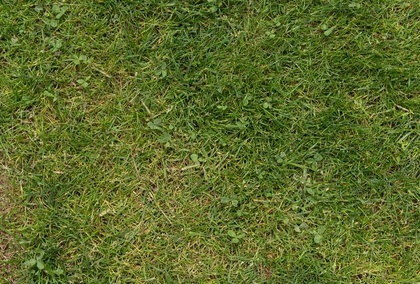
%> input picture img/grass.jpg, 420 x 284 px, shrunk from 680 x 460 before the run
$ octave --eval "FA20_BCS_012('img/grass.jpg');"   (GNU Octave 9; MATLAB toolbox functions it lacks are replaced by stand-ins)
%> lines starting %> are read from the running program, lines starting %| are printed output that depends on the picture
function FA20_BCS_012(image)
%> called with image = 'img/grass.jpg'

    %The Image provided by the user is read from the directory.
    Original_image = imread(image);
%> Original_image is the input picture: size 284x420x3 uint8; mean R, G, B 94.1, 107.7, 43.8
    %Image Converted into the Gray Scale
    Gray_Scaled = rgb2gray(Original_image);


    %Question:1 (Applying unsharp Filtering)

    %Getting the number of pixels of Original Image ffor further use.
    [Row ,Col] = size(Gray_Scaled);
%> Row = 284; Col = 420
    %This Image represents the blurred form of original Image after
    %computation.
    blurred_image = zeros(Row, Col);

    %I have applied 5x5 Avg Filter to Blur the Image
    for i=3:1:Row-2
        for j=3:1:Col-2

            %Getting 25 Neighbours
            neighbours = Gray_Scaled(i-2:i+2, j-2:j+2);
            %Coverting the 2D matrix to 1D
            neighbours_reshaped = reshape(neighbours.',1,[]);
            %Sum of all the neighbours
            Sum = sum(neighbours_reshaped);
            %Taking Average and storing it to respective position in Blurred
            %Image
            avg = Sum / 25;
            blurred_image(i,j) = avg;
        end
    end
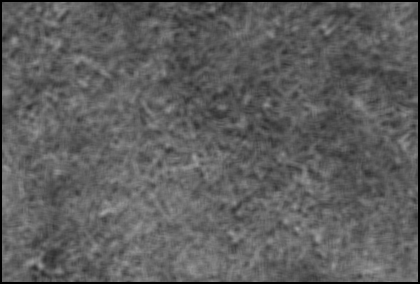
%> blurred_image: size 284x420 double; min 0, max 161.6, mean 94.1

    %Displaying and Storing the output Images

    Edged_image = 1.4*Gray_Scaled ;
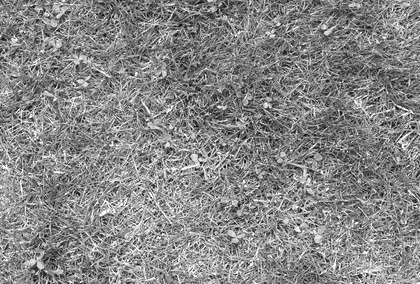
%> Edged_image: size 284x420 uint8; min 3, max 255, mean 134.8
    Edged_image = double(Edged_image) - blurred_image;
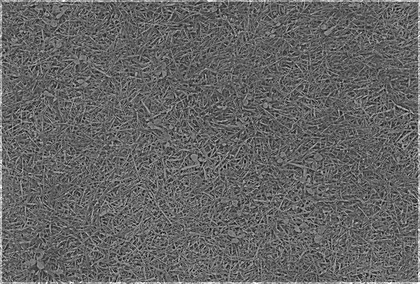
%> Edged_image: size 284x420 double; min -100.5, max 255, mean 40.7; drawn with min black and max white
    Sharped_Image = double(Gray_Scaled) + Edged_image;

    figure;imshow(Gray_Scaled)
    imwrite(Gray_Scaled,"original_image.bmp");

    figure;imshow(blurred_image,[])
    imwrite(uint8(blurred_image),"Blurred_Image.jpeg");

    figure;imshow(Edged_image)
%> after `imshow(Edged_image)`:
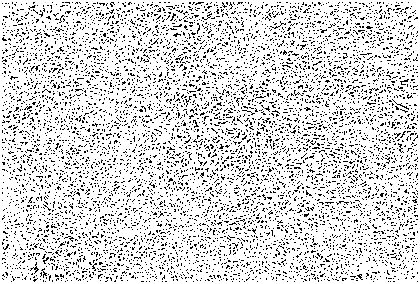
%> displayed picture: size 284x420, on the screen's scale of 0 to 255; min 0, max 255, mean 215.9
    imwrite(Edged_image,"Edged_Image.bmp");

    figure;imshow(Sharped_Image,[])
    imwrite(uint8(Sharped_Image), 'unsharped_masked_image.jpeg');
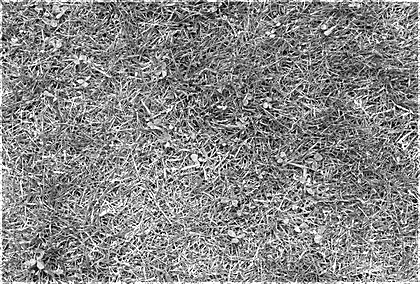
%> saved as unsharped_masked_image.jpeg: size 284x420 uint8; min 0, max 255, mean 136.1


    %Question:2 (Denoising an Image)

    %Adding noise to Original Image
    Noised_Image = imnoise(Gray_Scaled,"salt & pepper",0.1);
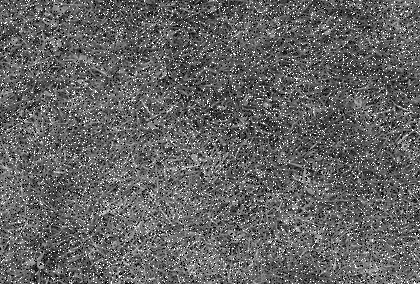
%> Noised_Image: size 284x420 uint8; min 0, max 255, mean 99.5

    %Getting size of noised Image
    [R ,C] = size(Noised_Image);
%> R = 284; C = 420

    denoisedimage_median = zeros(R, C);

    %Applying 3x3 Median filter
    for i=2:1:R-1
        for j=2:1:C-1
            %Getting 9 Neighbours
            temp = Noised_Image(i-1:i+1, j-1:j+1);
            %Converting into 1D
            ntemp = reshape(temp.',1,[]);
            %Getting Median value
            value = median(ntemp);
            %Storing it in respective place in Denoised Image
            denoisedimage_median(i,j) = value;
        end
    end
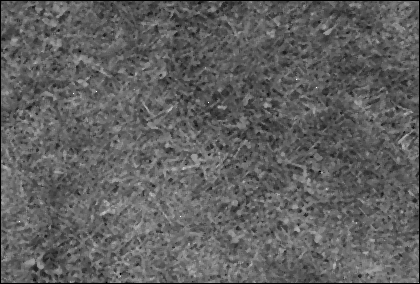
%> denoisedimage_median: size 284x420 double; min 0, max 255, mean 95.6

    %Displaying and Storing Output Images
    figure;imshow(Original_image)
    figure;imshow(Gray_Scaled,[])

    figure;imshow(Noised_Image,[])
    imwrite(uint8(Noised_Image),'Noised_Image.jpeg');

    figure;imshow(denoisedimage_median,[]);
    imwrite(uint8(denoisedimage_median),'denoisedimage_median.bmp');
